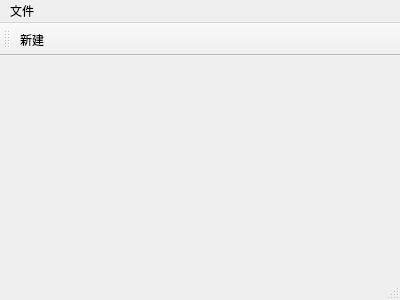
<?xml version="1.0" encoding="UTF-8"?>
<ui version="4.0">
 <class>MainWindow</class>
 <widget class="QMainWindow" name="MainWindow">
  <property name="geometry">
   <rect>
    <x>0</x>
    <y>0</y>
    <width>400</width>
    <height>300</height>
   </rect>
  </property>
  <property name="windowTitle">
   <string>MainWindow</string>
  </property>
  <widget class="QWidget" name="centralWidget"/>
  <widget class="QMenuBar" name="menuBar">
   <property name="geometry">
    <rect>
     <x>0</x>
     <y>0</y>
     <width>400</width>
     <height>23</height>
    </rect>
   </property>
   <widget class="QMenu" name="menu">
    <property name="title">
     <string>文件</string>
    </property>
    <addaction name="actionnew"/>
    <addaction name="actionopen"/>
   </widget>
   <addaction name="menu"/>
  </widget>
  <widget class="QStatusBar" name="statusBar"/>
  <widget class="QToolBar" name="toolBar">
   <property name="windowTitle">
    <string>toolBar</string>
   </property>
   <attribute name="toolBarArea">
    <enum>TopToolBarArea</enum>
   </attribute>
   <attribute name="toolBarBreak">
    <bool>false</bool>
   </attribute>
   <addaction name="actionnew"/>
  </widget>
  <action name="actionnew">
   <property name="text">
    <string>新建</string>
   </property>
  </action>
  <action name="actionopen">
   <property name="text">
    <string>打开</string>
   </property>
  </action>
 </widget>
 <layoutdefault spacing="6" margin="11"/>
 <resources/>
 <connections/>
</ui>
